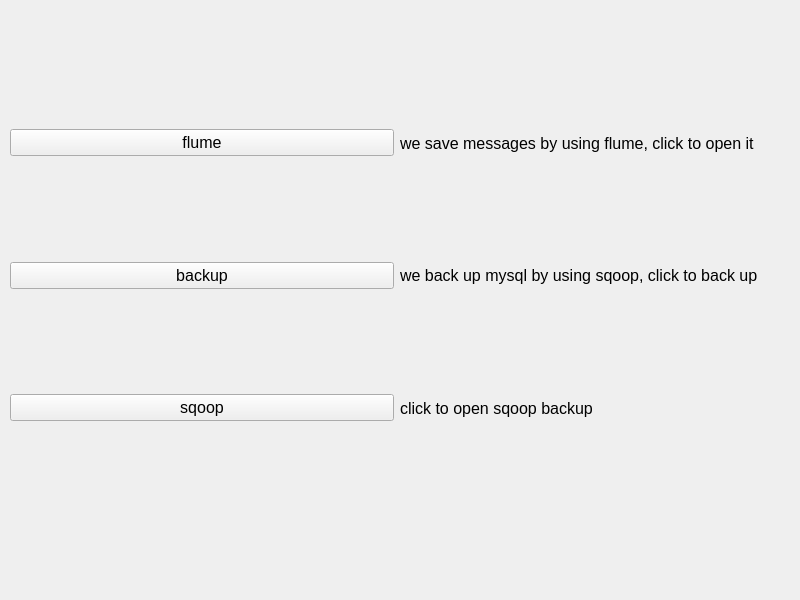
<?xml version="1.0" encoding="UTF-8"?>
<ui version="4.0">
 <class>Form_func</class>
 <widget class="QWidget" name="Form_func">
  <property name="geometry">
   <rect>
    <x>0</x>
    <y>0</y>
    <width>800</width>
    <height>600</height>
   </rect>
  </property>
  <property name="windowTitle">
   <string>Form</string>
  </property>
  <widget class="QWidget" name="verticalLayoutWidget">
   <property name="geometry">
    <rect>
     <x>10</x>
     <y>80</y>
     <width>774</width>
     <height>391</height>
    </rect>
   </property>
   <layout class="QVBoxLayout" name="verticalLayout">
    <item>
     <layout class="QHBoxLayout" name="horizontalLayout">
      <item>
       <widget class="QPushButton" name="pushButton">
        <property name="font">
         <font>
          <pointsize>12</pointsize>
         </font>
        </property>
        <property name="text">
         <string>flume</string>
        </property>
       </widget>
      </item>
      <item>
       <widget class="QLabel" name="label">
        <property name="font">
         <font>
          <pointsize>12</pointsize>
         </font>
        </property>
        <property name="text">
         <string>we save messages by using flume, click to open it</string>
        </property>
       </widget>
      </item>
     </layout>
    </item>
    <item>
     <layout class="QHBoxLayout" name="horizontalLayout_2">
      <item>
       <widget class="QPushButton" name="pushButton_2">
        <property name="font">
         <font>
          <pointsize>12</pointsize>
         </font>
        </property>
        <property name="text">
         <string>backup</string>
        </property>
       </widget>
      </item>
      <item>
       <widget class="QLabel" name="label_2">
        <property name="font">
         <font>
          <pointsize>12</pointsize>
         </font>
        </property>
        <property name="text">
         <string>we back up mysql by using sqoop, click to back up</string>
        </property>
       </widget>
      </item>
     </layout>
    </item>
    <item>
     <layout class="QHBoxLayout" name="horizontalLayout_3">
      <item>
       <widget class="QPushButton" name="pushButton_3">
        <property name="font">
         <font>
          <pointsize>12</pointsize>
         </font>
        </property>
        <property name="text">
         <string>sqoop</string>
        </property>
       </widget>
      </item>
      <item>
       <widget class="QLabel" name="label_3">
        <property name="font">
         <font>
          <pointsize>12</pointsize>
         </font>
        </property>
        <property name="text">
         <string>click to open sqoop backup</string>
        </property>
       </widget>
      </item>
     </layout>
    </item>
   </layout>
  </widget>
 </widget>
 <resources/>
 <connections/>
</ui>
